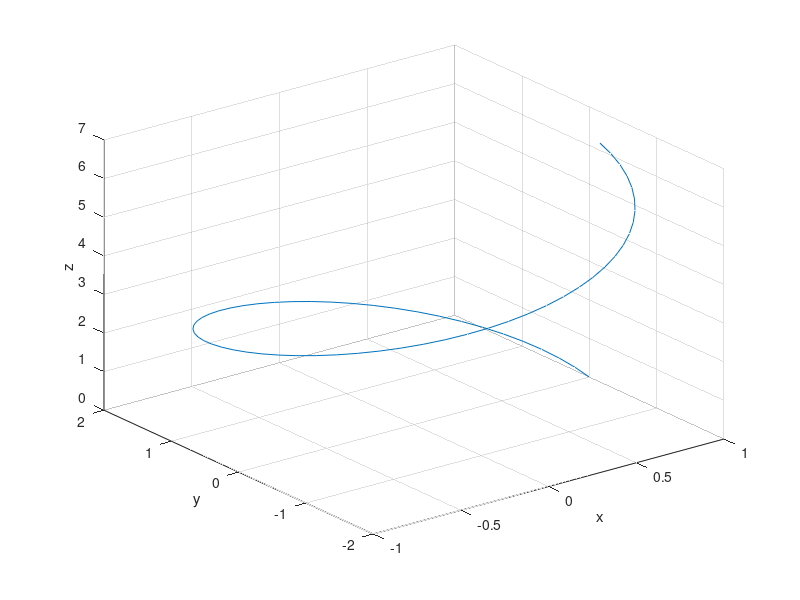

The MATLAB source for this figure:
% Time Step:
dt = 0.1;
t = 0:dt:2*pi;

% Vectors:
x = cos(t);
y = 2.*sin(t);
z = t;

% Plot Trajectory:
plot3(x,y,z);
grid on;
xlabel('x');
ylabel('y');
zlabel('z');

% Compute Velocity:
Vx = gradient(x, dt);
Vy = gradient(y, dt);

% Speed:
speed = sqrt(Vx.^2 + Vy.^2);

% Component Accel:
Ax = gradient(Vx, dt);
Ay = gradient(Vy, dt);

% Sum Accel:
acceleration = sqrt(Ax.^2 + Ay.^2);

% Unit Tangent:
Tx = Vx./speed;
Ty = Vy./speed;

% Angle:
theta = acos((Vx.*Ax+Vy.*Ay)./speed./acceleration);

